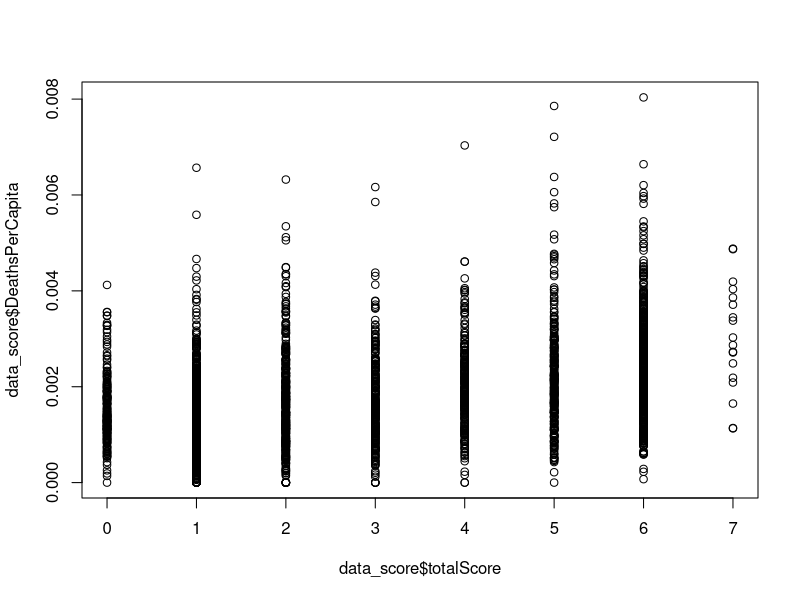
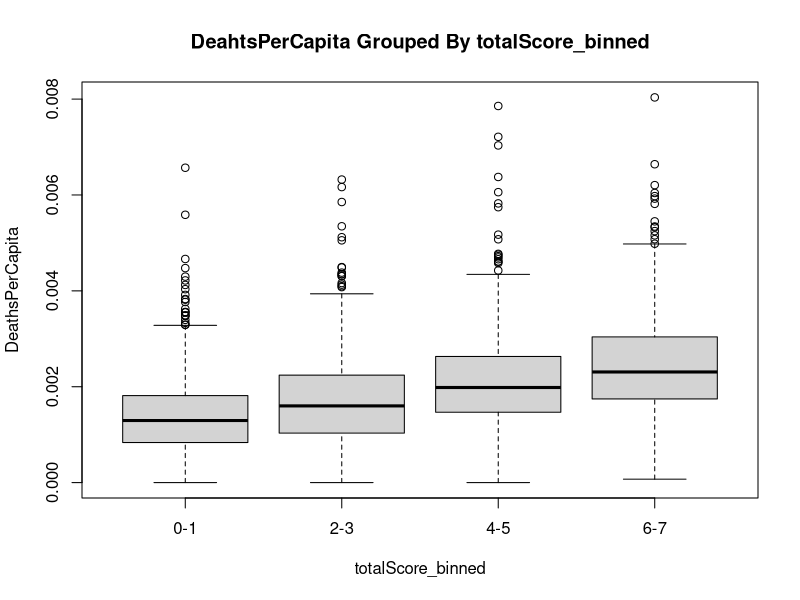
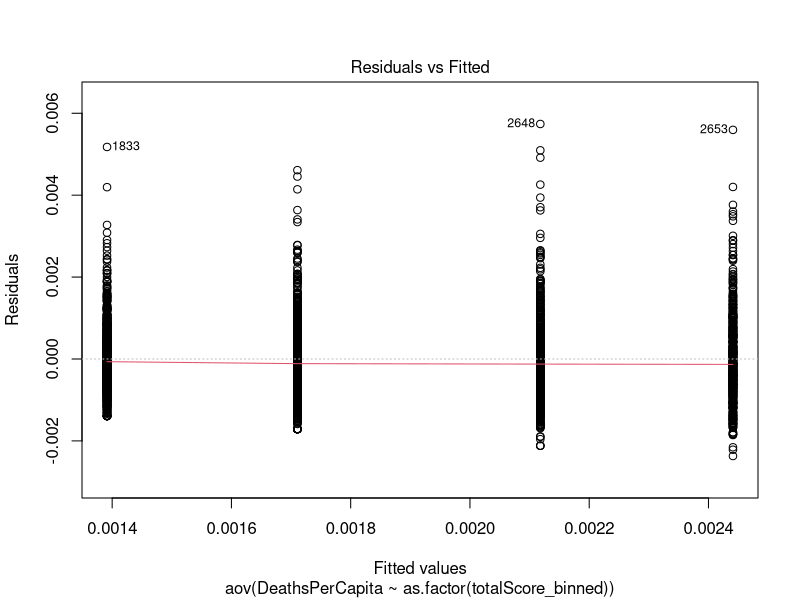
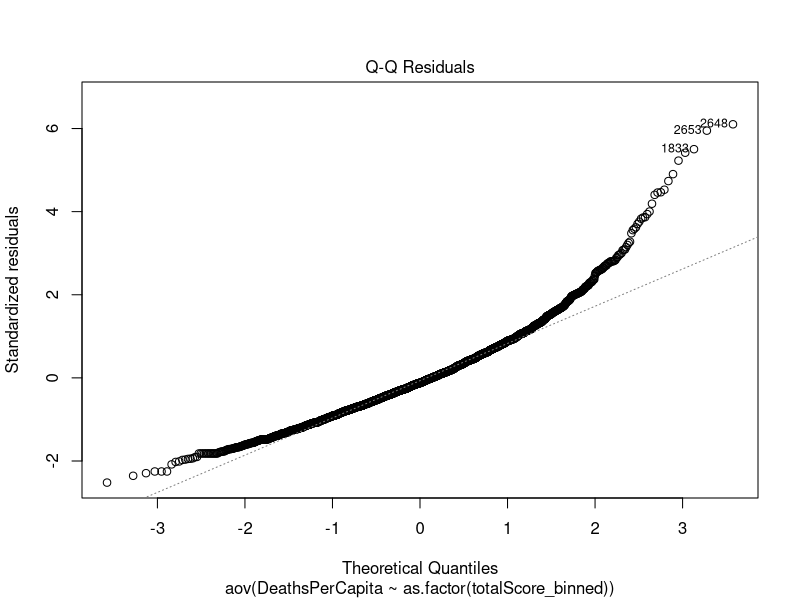

Generate these figures, in order, with R:
library(tidyverse)

var_importances <- read.csv('feature_importances.csv',header=TRUE)

#reading in main dataset
data <- read.csv('flatfile.csv', header=TRUE)

#creating scores based on thresholds listed in var_importances
data_score <- data %>%
              select(FIPSCode,
                     DeathsPerCapita,
                     medianHousingPrice,
                     medianHouseholdIncome,
                     lifeExpectancy,
                     percentPhysicallyInactive,
                     percentChildrenInPoverty,
                     percentFairPoorHealth,
                     percentNonHispanicWhite,
                     percentUninsured,
                     teenBirthRate) %>%
              filter(!is.na(medianHousingPrice)) %>%
              mutate(medianHousingPrice_score = ifelse(is.na(medianHousingPrice) | medianHousingPrice >= 157481, 0,1),
                     medianHouseholdIncome_score = ifelse(is.na(medianHouseholdIncome) | medianHouseholdIncome >= 51870,0,1),
                     lifeExpectancy_score = ifelse(is.na(lifeExpectancy) | lifeExpectancy >= 76.52,0,1),
                     percentPhysicallyInactive_score = ifelse(is.na(percentPhysicallyInactive) | percentPhysicallyInactive >= 25.2,0,1),
                     percentChildrenInPoverty_score = ifelse(is.na(percentChildrenInPoverty) | percentChildrenInPoverty >= 24.12,1,0),
                     percentFairPoorHealth_score = ifelse(is.na(percentFairPoorHealth) | percentFairPoorHealth >= 19.03,1,0),
                     teenBirthRate_score = ifelse(is.na(teenBirthRate) | teenBirthRate >= 30.86,1,0))%>%
              mutate(totalScore = medianHousingPrice_score +
                                 medianHouseholdIncome_score+
                                 lifeExpectancy_score +
                                 percentPhysicallyInactive_score +
                                 percentChildrenInPoverty_score +
                                 percentFairPoorHealth_score +
                                 teenBirthRate_score
                                 )

#plotting raw total score by DeathsPerCapita
plot(data_score$totalScore, data_score$DeathsPerCapita)

#calculating means when grouped by raw total score
scores_means <-data_score %>% select(totalScore, DeathsPerCapita) %>%
                group_by(totalScore) %>%
                summarize(mean_DPC = mean(DeathsPerCapita))

#checkign for a linear relationship between totalScore and DeathsPerCapita
#model and variable is significant R2=0.1504
mod <- lm(DeathsPerCapita*10000 ~ totalScore,
          data=data_score)
summary(mod)

#binning totalScore into 4 bins instead of 7.
#This gives a better delineation of risk in the groups
data_score$totalScore_binned <- ifelse(data_score$totalScore <= 1, '0-1',
                                    ifelse(data_score$totalScore <=3, '2-3',
                                      ifelse(data_score$totalScore <=5, '4-5','6-7')))

#checking for linear relationship and calculating means of DeathsPerCapita in each group
#model and varibale significant. R2 = 0.1554
mod2 <- lm(DeathsPerCapita*10000 ~ totalScore_binned,
          data=data_score)
summary(mod2)

data_score %>% group_by(totalScore_binned) %>%
  summarize(mean_DPC = mean(DeathsPerCapita),
            median_DPSC = median(DeathsPerCapita),
            sd_DPC = sd(DeathsPerCapita))

#boxplot of DeathsPerCapita grouped by totalScore_binned
boxplot(DeathsPerCapita~totalScore_binned, data=data_score,
        main = 'DeahtsPerCapita Grouped By totalScore_binned')


#ANOVA to assess DeathsPerCapita when grouped by totalScore_binned
anova <- aov(DeathsPerCapita~as.factor(totalScore_binned), data=data_score)
summary(anova)
TukeyHSD(anova)

#checking constant variance assumption
plot(anova,1)

library(car)
leveneTest(DeathsPerCapita~totalScore_binned, data=data_score)

pairwise.t.test(data_score$DeathsPerCapita,
                data_score$totalScore_binned,
                pool.sd = FALSE)

#checking normality assumption
plot(anova,2)

anova_resid <- residuals(object=anova)
shapiro.test(anova_resid)

kruskal.test(DeathsPerCapita ~ totalScore_binned, data=data_score)

